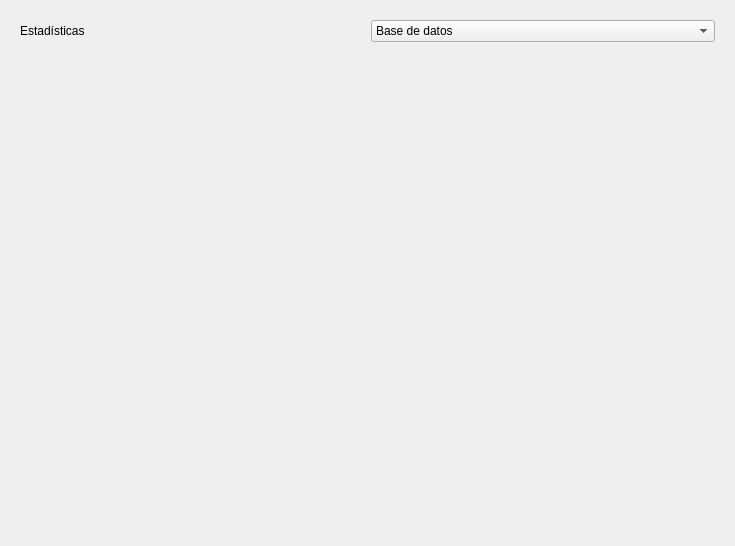
<?xml version="1.0" encoding="UTF-8"?>
<ui version="4.0">
 <class>Form</class>
 <widget class="QWidget" name="Form">
  <property name="geometry">
   <rect>
    <x>0</x>
    <y>0</y>
    <width>735</width>
    <height>546</height>
   </rect>
  </property>
  <property name="windowTitle">
   <string>Form</string>
  </property>
  <layout class="QVBoxLayout" name="verticalLayout">
   <item>
    <widget class="QWidget" name="widget" native="true">
     <layout class="QVBoxLayout" name="verticalLayout_2">
      <item>
       <widget class="QWidget" name="widget_2" native="true">
        <layout class="QHBoxLayout" name="horizontalLayout">
         <property name="leftMargin">
          <number>0</number>
         </property>
         <property name="topMargin">
          <number>0</number>
         </property>
         <property name="rightMargin">
          <number>0</number>
         </property>
         <property name="bottomMargin">
          <number>0</number>
         </property>
         <item>
          <widget class="QLabel" name="categoria">
           <property name="text">
            <string>Estadísticas</string>
           </property>
          </widget>
         </item>
         <item>
          <widget class="QComboBox" name="category_combo">
           <item>
            <property name="text">
             <string>Base de datos</string>
            </property>
           </item>
           <item>
            <property name="text">
             <string>Géneros</string>
            </property>
           </item>
           <item>
            <property name="text">
             <string>Escuchas</string>
            </property>
           </item>
           <item>
            <property name="text">
             <string>Top Artistas</string>
            </property>
           </item>
           <item>
            <property name="text">
             <string>Top Canciones</string>
            </property>
           </item>
           <item>
            <property name="text">
             <string>Top Sellos</string>
            </property>
           </item>
           <item>
            <property name="text">
             <string>Temporal</string>
            </property>
           </item>
           <item>
            <property name="text">
             <string>Países</string>
            </property>
           </item>
           <item>
            <property name="text">
             <string>Blogs</string>
            </property>
           </item>
          </widget>
         </item>
        </layout>
       </widget>
      </item>
      <item>
       <widget class="QWidget" name="stats_content" native="true">
        <layout class="QVBoxLayout" name="verticalLayout_3">
         <property name="leftMargin">
          <number>0</number>
         </property>
         <property name="topMargin">
          <number>0</number>
         </property>
         <property name="rightMargin">
          <number>0</number>
         </property>
         <property name="bottomMargin">
          <number>0</number>
         </property>
         <item>
          <widget class="QStackedWidget" name="stacked_widget">
           <widget class="QWidget" name="page">
            <layout class="QVBoxLayout" name="verticalLayout_4">
             <item>
              <widget class="QWidget" name="widget_3" native="true">
               <layout class="QVBoxLayout" name="verticalLayout_6"/>
              </widget>
             </item>
            </layout>
           </widget>
           <widget class="QWidget" name="page_2">
            <layout class="QVBoxLayout" name="verticalLayout_7">
             <item>
              <widget class="QWidget" name="widget_4" native="true">
               <layout class="QVBoxLayout" name="verticalLayout_8"/>
              </widget>
             </item>
            </layout>
           </widget>
           <widget class="QWidget" name="page_3">
            <layout class="QVBoxLayout" name="verticalLayout_9">
             <item>
              <widget class="QWidget" name="widget_5" native="true">
               <layout class="QVBoxLayout" name="verticalLayout_10"/>
              </widget>
             </item>
            </layout>
           </widget>
           <widget class="QWidget" name="page_4">
            <layout class="QVBoxLayout" name="verticalLayout_11">
             <item>
              <widget class="QWidget" name="widget_6" native="true">
               <layout class="QVBoxLayout" name="verticalLayout_12"/>
              </widget>
             </item>
            </layout>
           </widget>
           <widget class="QWidget" name="page_5">
            <layout class="QVBoxLayout" name="verticalLayout_13">
             <item>
              <widget class="QWidget" name="widget_7" native="true">
               <layout class="QVBoxLayout" name="verticalLayout_14"/>
              </widget>
             </item>
            </layout>
           </widget>
           <widget class="QWidget" name="page_6">
            <layout class="QVBoxLayout" name="verticalLayout_15">
             <item>
              <widget class="QWidget" name="widget_8" native="true">
               <layout class="QVBoxLayout" name="verticalLayout_16"/>
              </widget>
             </item>
            </layout>
           </widget>
           <widget class="QWidget" name="page_7">
            <layout class="QVBoxLayout" name="verticalLayout_17">
             <item>
              <widget class="QWidget" name="widget_9" native="true">
               <layout class="QVBoxLayout" name="verticalLayout_18"/>
              </widget>
             </item>
            </layout>
           </widget>
           <widget class="QWidget" name="page_8">
            <layout class="QVBoxLayout" name="verticalLayout_19">
             <item>
              <widget class="QWidget" name="widget_10" native="true">
               <layout class="QVBoxLayout" name="verticalLayout_20"/>
              </widget>
             </item>
            </layout>
           </widget>
           <widget class="QWidget" name="page_9">
            <layout class="QVBoxLayout" name="verticalLayout_21">
             <item>
              <widget class="QWidget" name="widget_11" native="true">
               <layout class="QVBoxLayout" name="verticalLayout_22"/>
              </widget>
             </item>
            </layout>
           </widget>
          </widget>
         </item>
        </layout>
       </widget>
      </item>
     </layout>
    </widget>
   </item>
  </layout>
 </widget>
 <resources/>
 <connections/>
</ui>
